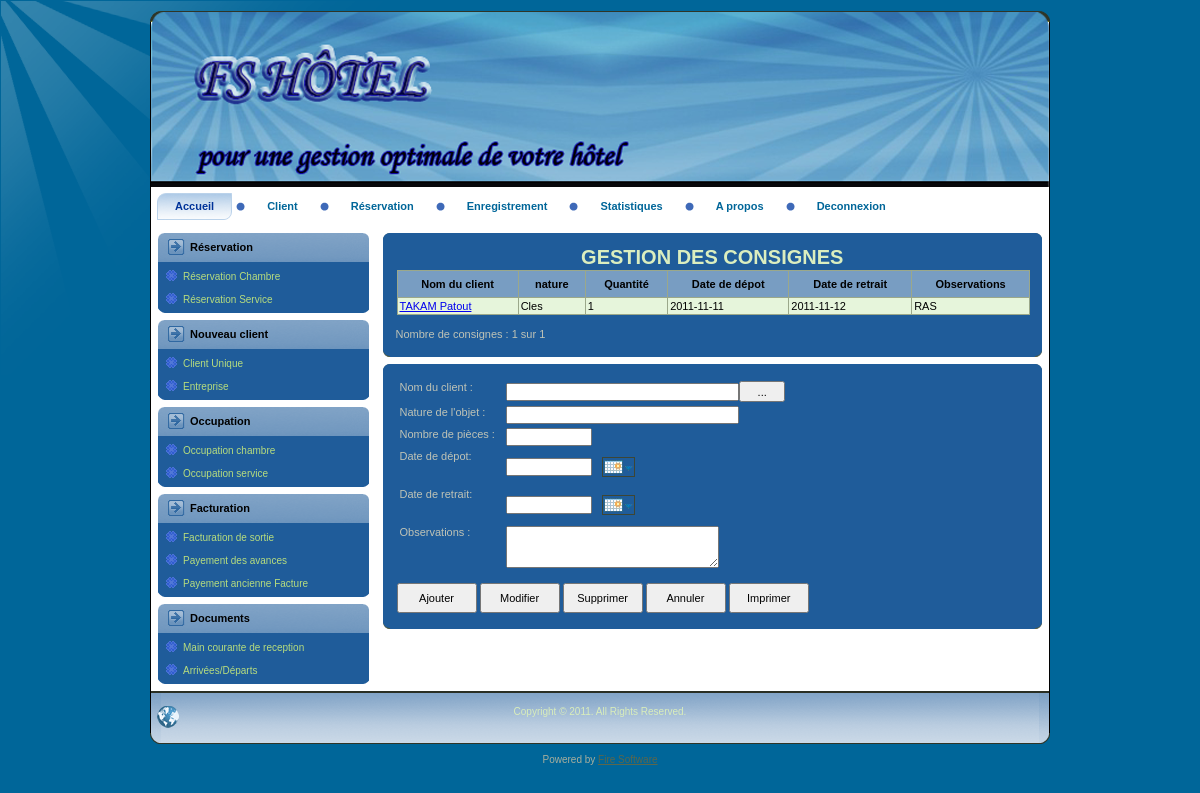
/formulaire/consigne.php (signed in), run on the app's committed database.
### tables this page shows
CREATE TABLE IF NOT EXISTS `consigne` (
  `ID_CONSIGNE` int(10) NOT NULL AUTO_INCREMENT,
  `ID_PERSONNE` int(2) NOT NULL,
  `NATURE_OBJET` char(32) NOT NULL,
  `NOMBRE_OBJET` int(2) NOT NULL,
  `DATE_DEPOT` date NOT NULL,
  `DATE_RETRAIT` date DEFAULT NULL,
  `OBSERVATION_OBJET` char(32) DEFAULT NULL,
  PRIMARY KEY (`ID_CONSIGNE`),
  KEY `I_FK_CONSIGNE_PERSONNE_PHYSIQUE` (`ID_PERSONNE`)
);

### formulaire/consigne.php (the view, shortened to what this page needs)
<?php session_start();
include('decoupagebon/coupe1.php');
?>
<?php
	$g_code=$_REQUEST['modif_code'];
    $g_nom_du_client=addslashes($_REQUEST['txt_numidentite']);
	$g_naturobjet=addslashes($_REQUEST['txt_naturobjet']);
	$g_nombrobjet=addslashes($_REQUEST['txt_nombrobjet']);
	$g_datedepot=addslashes($_REQUEST['txt_datedepot']);
	$g_dateretrait=addslashes($_REQUEST['txt_dateretrait']);
	$g_observation=addslashes($_REQUEST['txt_observation']);
  ?>
                          <div class="art-post-inner art-article">
                                          <h2 class="art-postheader" style="text-align:center;">GESTION DES CONSIGNES</h2>
                                          		  <?php
										$link=Connexion();
										print "<table class='table' border:1 width='100%'>";
										print " <th class='entete_tableau' >";
										print " <strong> Nom du client  </strong>";
	           							print " </th>";
										print " <th class='entete_tableau' >";
										print " <strong> nature </strong>";
	           							print " </th>";
										print " <th class='entete_tableau' >";
										print " <strong> Quantit&eacute; </strong>";
	           							print " </th>";
										print " <th class='entete_tableau' >";
										print " <strong> Date de d&eacute;pot </strong>";
	           							print " </th>";
										print " <th class='entete_tableau' >";
										print " <strong> Date de retrait </strong>";
	           							print " </th>";
										print " <th class='entete_tableau' >";
										print " <strong> Observations </strong>";
	           							print " </th>";
                                        if( isset($_GET['page']) && is_numeric($_GET['page']) )
                                            $page = $_GET['page'];
                                        else
                                            $page = 1;
                                            $pagination =5;
                                            $limit_start = ($page - 1) * $pagination;
										$requete="select ID_CONSIGNE, CONCAT(NOM_CLIENT,' ',PRENOM_CLIENT) as NOM_CLIENT, NATURE_OBJET, NOMBRE_OBJET, DATE_DEPOT, DATE_RETRAIT, OBSERVATION_OBJET from consigne,personne_physique where consigne.ID_PERSONNE=personne_physique.ID_PERSONNE order by ID_CONSIGNE DESC LIMIT $limit_start, $pagination";
										$result=mysql_query($requete, $link);
										$i=0;
										while($lecture=mysql_fetch_array($result))
										{  extract($lecture);
											 $i++;
											 if ($i%2==1) print " <tr class='ligne_impaire'>";
											 else print " <tr class='ligne_paire'>";
											 print " <td> <a href='consigne.php?modif_code=$ID_CONSIGNE'> ".stripslashes($NOM_CLIENT)." </a></td>";
											 print " <td>".stripslashes($NATURE_OBJET)."</td>";
											 print " <td>".stripslashes($NOMBRE_OBJET)."</td>";
											 print " <td>".stripslashes($DATE_DEPOT)."</td>";
											 print " <td>".stripslashes($DATE_RETRAIT)."</td>";
											 print " <td>".stripslashes($OBSERVATION_OBJET)."</td>";
											 print " </tr>";
										}
										print "</table>";
										print "<br/>";
										$requete="SELECT * FROM consigne";
										$result=mysql_num_rows(mysql_query($requete));
										print "Nombre de consignes : ".$i." sur"." $result";
									 ?>
										  <div class="art-postmetadataheader">
                                          </div>
                                          <div class="art-postmetadatafooter">
                                          </div>
                          </div>
                              </div>
                          </div>
                          <div class="art-post">
                              <div class="art-post-body">
                          <div class="art-post-inner art-article"><strong  style="text-align:center;" ></strong>
                                          <div class="art-postmetadataheader">
										   <table class="table" style="border:hidden" width="65%">
										  <tr style="border:hidden">
												<form method="post" name="consigne" action="consigne.php?modif_code=<?php print $g_code; ?>" >
													<p align="center">
														 <td style="border:hidden"><label> Nom du client : </label></td>
														 <td style="border:hidden"><input readonly type="text" id="nom_du_client" name="txt_numidentite" value="<?php print $g_nom_du_client; ?>"  size="33" /><input type="button" value="..." onClick="openPopup()" style="width:46px; height:21px" /> </td>
												    </p>
											</tr>
										  <tr style="border:hidden">
													<p align="center">
														<td style="border:hidden"><label> Nature de l&#39;objet : </label></td>
														<td style="border:hidden"><input type="text" name="txt_naturobjet" value="<?php print $g_naturobjet; ?>"  size="33" /></td>
													</p>
											</tr>
											<tr style="border:hidden">
													<p align="center">
														<td style="border:hidden"><label> Nombre de pi&egrave;ces : </label></td>
														<td style="border:hidden"><input type="text" name="txt_nombrobjet" value="<?php print $g_nombrobjet; ?>"  size="10" /></td>
													</p>
											</tr>
											<tr style="border:hidden">
													<p align="center">
                                                    	<td style="border:hidden"><label> Date de d&eacute;pot: </label></td>
														<td style="border:hidden"><input readonly type="text" name="txt_datedepot" value="<?php print $g_datedepot; ?>"  size="10" />
														<?php include_once("../calendrierphp/calendar.php"); calendarpopupDim('id1','document.consigne.txt_datedepot',"fr","1","0"); ?>
													</P>
											</tr>
											<tr style="border:hidden">
													<p align="center">
														<td style="border:hidden"><label> Date de retrait: </label></td>
														<td style="border:hidden"><input readonly type="text" name="txt_dateretrait" value="<?php print $g_dateretrait; ?>"  size="10" />
														<?php include_once("../calendrierphp/calendar.php"); calendarpopupDim('id1','document.consigne.txt_dateretrait',"fr","1","0"); ?>
													</p>
											</tr>
											<tr style="border:hidden">
													<p align="center">
														<td style="border:hidden"><label> Observations : </label></td>
														<td style="border:hidden"><textarea name="txt_observation" cols="30" rows="3"><?php print $g_observation;?></textarea></td>
													</p>
											</tr>
										  </table>
										  <br/>
										<input type="submit" name="btn" style="width:80px; height:30px" value="Ajouter"/>
										<input type="submit" name="btn" style="width:80px; height:30px"  value="Modifier"/>
										<input type="submit" name="btn"   style="width:80px; height:30px" value="Supprimer" onclick="return confirm('Etes-vous sur de vouloir supprimer cette consigne?');"/>
										<input type="reset" name="btn_Annuler" style="width:80px; height:30px" value=" Annuler "/>
										<input type="submit" name="btn_Imprimer" style="width:80px; height:30px" onClick="window.open('../etat/liste_consigne.php','Liste des consignes','toolbar=no,menubar=no,location=no,risizable=no,scrollbars=no,status=no,height=800,width=800')" value="Imprimer" />
                                              <div class="art-postheadericons art-metadata-icons">
                                                </div>
                                          </div>
                          </div>
<?php
include('decoupagebon/coupe2.php');
?>

### procedure_css/le_style.css (style rules this page uses)
.entete_tableau { background-color:#789DC2; text-align:center; color:black; }
.ligne_impaire { background-color:#E6F5DB; color:black; }

### procedure_css/style.css (style rules this page uses)
#art-main, table { font-family: Verdana, Geneva, Arial, Helvetica, Sans-Serif; font-style: normal; font-weight: normal; font-size: 11px; }
body { margin: 0 auto; padding: 0; color: #BFC3B6; background-color:#006699; }
h1, h2, h3, h4, h5, h6, h1 a, h2 a, h3 a, h4 a, h5 a, h6 a, h1 a:link, h2 a:link, h3 a:link, h4 a:link, h5 a:link, h6 a:link, h1 a:visited, h2 a:visited, h3 a:visited, h4 a:visited, h5 a:visited, h6 a:visited, h1 a:hover, h2 a:hover, h3 a:hover, h4 a:hover, h5 a:hover, h6 a:hover { font-family: "Trebuchet MS", Arial, Helvetica, Sans-Serif; font-size: 29px; }
form { padding: 0 !important; margin: 0 !important; }
input, select, textarea { vertical-align: middle; font-family: Verdana, Geneva, Arial, Helvetica, Sans-Serif; font-style: normal; font-weight: normal; font-size: 11px; }
.art-post { position: relative; margin: 0 auto; min-width: 15px; min-height: 15px; }
.art-post-body { position: relative; padding: 13px; }
.art-post { margin: 7px; }
.art-article table, table.art-article { border-collapse: collapse; margin: 1px; }
.art-article th, .art-article td { padding: 2px; border: solid 1px #9BA88A; vertical-align: top; text-align: left; }
.art-article th { text-align: center; vertical-align: middle; padding: 7px; }
h2.art-postheader { color: #DBEEBF; }
h2.art-postheader, h2.art-postheader a, h2.art-postheader a:link, h2.art-postheader a:visited, h2.art-postheader a.visited, h2.art-postheader a:hover, h2.art-postheader a.hovered { font-style: normal; font-weight: bold; font-size: 20px; text-align: left; }
.art-postmetadataheader { overflow:hidden; padding: 1px; background-color: #1F5C9A; border-color: #3E4634; border-style: solid; border-width: 0; }
.art-postheadericons, .art-postheadericons a, .art-postheadericons a:link, .art-postheadericons a:visited, .art-postheadericons a:hover { font-family: Verdana, Geneva, Arial, Helvetica, Sans-Serif; font-size: 10px; color: #E9EAE6; }
.art-postheadericons { padding: 1px; }
.art-postmetadatafooter { overflow:hidden; padding: 1px; background-color: #1F5C9A; border-color: #414936; border-style: solid; border-width: 0; }

### data on the page
consigne: NOM_CLIENT "TAKAM Patout", NATURE_OBJET "Cles", NOMBRE_OBJET "1", DATE_DEPOT "2011-11-11", DATE_RETRAIT "2011-11-12", OBSERVATION_OBJET "RAS"

### other printed values
$i "1"
$result "1"
